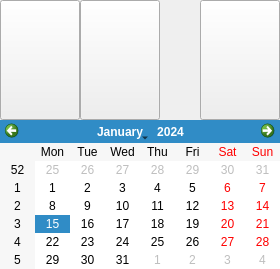
       <widget class="QWidget" name="m_pDownloadSuccessWgt" native="true">
        <property name="minimumSize">
         <size>
          <width>0</width>
          <height>0</height>
         </size>
        </property>
        <layout class="QVBoxLayout" name="verticalLayout_6">
         <property name="spacing">
          <number>0</number>
         </property>
         <property name="leftMargin">
          <number>0</number>
         </property>
         <property name="topMargin">
          <number>0</number>
         </property>
         <property name="rightMargin">
          <number>0</number>
         </property>
         <property name="bottomMargin">
          <number>0</number>
         </property>
         <item>
          <widget class="QWidget" name="m_pDownloadSuccessTopWgt" native="true">
           <property name="sizePolicy">
            <sizepolicy hsizetype="Preferred" vsizetype="Preferred">
             <horstretch>0</horstretch>
             <verstretch>0</verstretch>
            </sizepolicy>
           </property>
           <property name="minimumSize">
            <size>
             <width>0</width>
             <height>120</height>
            </size>
           </property>
           <property name="maximumSize">
            <size>
             <width>16777215</width>
             <height>16777215</height>
            </size>
           </property>
           <layout class="QHBoxLayout" name="horizontalLayout_6">
            <property name="spacing">
             <number>0</number>
            </property>
            <property name="leftMargin">
             <number>0</number>
            </property>
            <property name="topMargin">
             <number>0</number>
            </property>
            <property name="rightMargin">
             <number>0</number>
            </property>
            <property name="bottomMargin">
             <number>0</number>
            </property>
            <item>
             <widget class="QPushButton" name="pushButton_13">
              <property name="sizePolicy">
               <sizepolicy hsizetype="Preferred" vsizetype="Preferred">
                <horstretch>0</horstretch>
                <verstretch>0</verstretch>
               </sizepolicy>
              </property>
              <property name="minimumSize">
               <size>
                <width>80</width>
                <height>30</height>
               </size>
              </property>
              <property name="text">
               <string/>
              </property>
              <property name="icon">
               <iconset resource="res.qrc">
                <normaloff>:/Data/Image/up_1.png</normaloff>
                <activeoff>:/Data/Image/up_3.png</activeoff>:/Data/Image/up_1.png</iconset>
              </property>
              <property name="iconSize">
               <size>
                <width>32</width>
                <height>32</height>
               </size>
              </property>
             </widget>
            </item>
            <item>
             <widget class="QPushButton" name="pushButton_14">
              <property name="sizePolicy">
               <sizepolicy hsizetype="Preferred" vsizetype="Preferred">
                <horstretch>0</horstretch>
                <verstretch>0</verstretch>
               </sizepolicy>
              </property>
              <property name="minimumSize">
               <size>
                <width>80</width>
                <height>30</height>
               </size>
              </property>
              <property name="text">
               <string/>
              </property>
              <property name="icon">
               <iconset resource="res.qrc">
                <normaloff>:/Data/Image/down_1.png</normaloff>
                <activeoff>:/Data/Image/down_3.png</activeoff>:/Data/Image/down_1.png</iconset>
              </property>
              <property name="iconSize">
               <size>
                <width>32</width>
                <height>32</height>
               </size>
              </property>
             </widget>
            </item>
            <item>
             <spacer name="horizontalSpacer_5">
              <property name="orientation">
               <enum>Qt::Horizontal</enum>
              </property>
              <property name="sizeHint" stdset="0">
               <size>
                <width>40</width>
                <height>20</height>
               </size>
              </property>
             </spacer>
            </item>
            <item>
             <widget class="QPushButton" name="pushButton_15">
              <property name="sizePolicy">
               <sizepolicy hsizetype="Preferred" vsizetype="Preferred">
                <horstretch>0</horstretch>
                <verstretch>0</verstretch>
               </sizepolicy>
              </property>
              <property name="minimumSize">
               <size>
                <width>80</width>
                <height>30</height>
               </size>
              </property>
              <property name="text">
               <string/>
              </property>
              <property name="icon">
               <iconset resource="res.qrc">
                <normaloff>:/Data/Image/forward_1.png</normaloff>
                <activeoff>:/Data/Image/forward_3.png</activeoff>:/Data/Image/forward_1.png</iconset>
              </property>
              <property name="iconSize">
               <size>
                <width>32</width>
                <height>32</height>
               </size>
              </property>
             </widget>
            </item>
           </layout>
          </widget>
         </item>
         <item>
          <widget class="QCalendarWidget" name="calendarWidget"/>
         </item>
        </layout>
       </widget>
